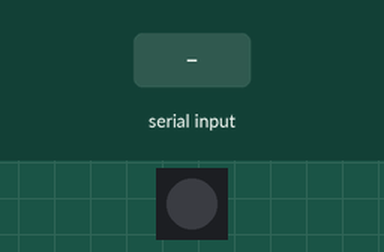
Bench run of a sketch on a simulated Arduino Uno, built with avr-gcc and run on an emulated ATmega328P. Shown: 1 RGB LEDs in strip order, left to right. The inputs (shaded band) are chosen by the test bench. Dim RGB values are drawn brighter than linear.

Above: at 1.2 s.
1.3 s: "R" received over the second serial link
At 2.3 s:
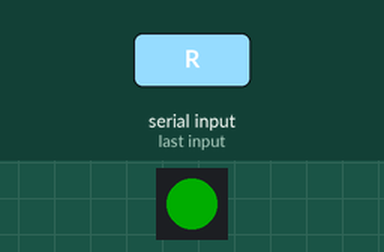
2.8 s: "G" received over the second serial link
At 3.6 s:
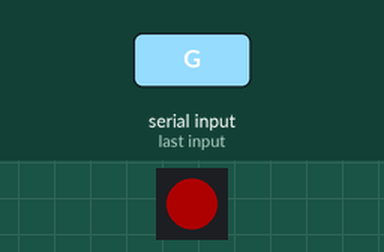
4.3 s: "B" received over the second serial link
At 4.9 s:
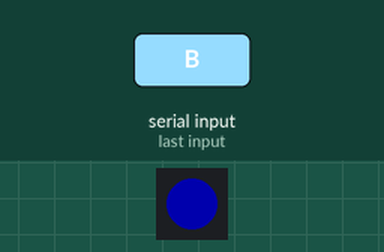
5.8 s: "1" received over the second serial link
At 6.2 s:
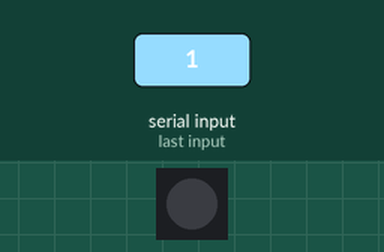
Timing chart, 0 to 8.3 s (numbered marks = the images above; inputs shaded):
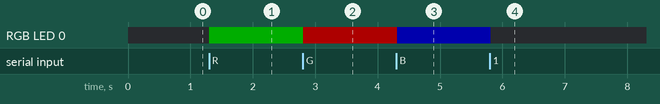

Measured:
- after the input at 1.3 s, RGB LED 0: off → RGB(0, 50, 0) at once
- after the input at 2.8 s, RGB LED 0: RGB(0, 50, 0) → RGB(50, 0, 0) at once
- after the input at 4.3 s, RGB LED 0: RGB(50, 0, 0) → RGB(0, 0, 50) at once
- after the input at 5.8 s, RGB LED 0: RGB(0, 0, 50) → off at once

The sketch:

HC06Bluetooth.ino
```cpp
#include <Adafruit_NeoPixel.h>
#include <SoftwareSerial.h>

Adafruit_NeoPixel strip = Adafruit_NeoPixel(1, 6, NEO_GRB);

char blueToothVal;           //value sent over via bluetooth
char lastValue;              //stores last state of device (on/off)

SoftwareSerial hc06(2,3);

void setup()
{
  strip.begin();
  strip.setBrightness(50);
  strip.show();

  hc06.begin(9600);
  Serial.begin(115200);
}


void loop()
{
  if(hc06.available())
  {//if there is data being recieved
    blueToothVal=hc06.read(); //read it
  }
  if (blueToothVal=='R')
  {
    strip.setPixelColor(0 ,0,255,0);
  }
  else if (blueToothVal=='G')
  {
    strip.setPixelColor(0 ,255,0,0);
  }
  else if (blueToothVal=='B')
  {
    strip.setPixelColor(0 ,0,0,255);
  }
  else
  {
    strip.setPixelColor(0 ,0,0,0);
  }

  strip.show();
  delay(100);
}
```
